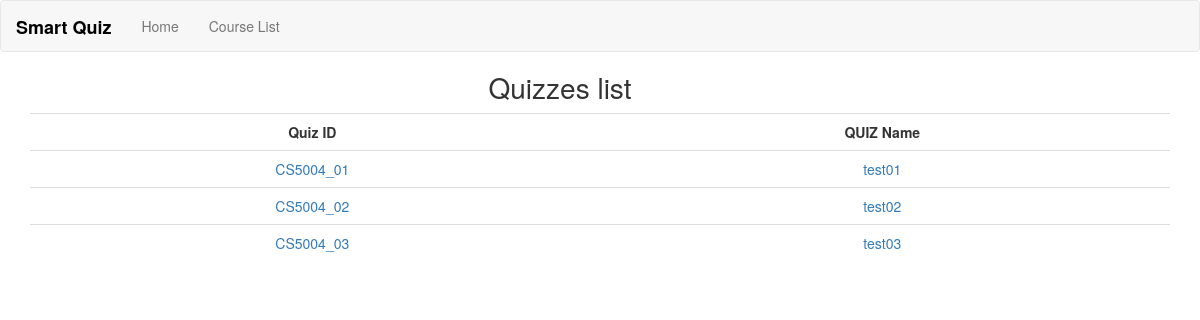
The page /workbook_app/course/CS5004/quiz on the database its author committed.
### workbook_app/models.py (models this page shows, shortened)
class Quiz(models.Model):
	objects = models.Manager()
	course = models.ForeignKey(Course, on_delete=models.CASCADE)  # one to many relationship
	quiz_number = models.CharField(max_length=30, verbose_name='quiz No.')
	quiz_id = models.CharField(max_length=30, default=quiz_number, editable=False)
	quiz_name = models.CharField(max_length=60)
	pub_date = models.DateTimeField('date published')
	quiz_date = models.DateTimeField('the date of quiz')

### workbook_app/views.py (the view)
# urls.py: path('course/<slug:course_id>/quiz', views.CourseQuizList.as_view(), name='course-quiz-list'),
class CourseQuizList(generic.ListView):
    model = Course
    template_name = 'workbook_app/course_quizzes_list.html'
    context_object_name = 'course_quiz_list'
    def get_queryset(self):
        return Course.objects.get(course_id=self.kwargs['course_id']).quiz_set.all().order_by('quiz_id')

### templates/workbook_app/course_quizzes_list.html
{% extends 'base.html' %}
{% block content %}
{% load static %}
<link rel="stylesheet" type="text/css" href="{% static 'css/workbook_app/style_quizzes_list.css' %}">
<h2>Quizzes list</h2>
{% if course_quiz_list %}
<div class="container">
  <table class="table table-hover">
    <tr>
      <th>Quiz ID</th>
      <th>QUIZ Name</th>
    </tr>
    {% for quiz in course_quiz_list %}
    <tr>
      <td style="color:#337ab7">
        <a href='{{request.get_full_path}}/{{quiz.quiz_id}}/question'>{{quiz.quiz_id}}</a>
      </td>
      <td style="color:#337ab7"><a href='{{request.get_full_path}}/{{quiz.quiz_id}}/question'>{{ quiz.quiz_name }}</a></td>
    </tr>
    {% endfor %}
  </table>
</div>
{% else %}
<p>No quizzes are available.</p>
{% endif %}
{% endblock %}

### static/css/workbook_app/style_quizzes_list.css (style rules this page uses)
h2 { text-align: center; margin-right: 80px; margin-top: 20px; font-size:200%; }
.table th { text-align: center; }
.table td { text-align: center; }

### rows shown on the page
Quiz: quiz_id "CS5004_01", quiz_name "test01"
Quiz: quiz_id "CS5004_02", quiz_name "test02"
Quiz: quiz_id "CS5004_03", quiz_name "test03"
